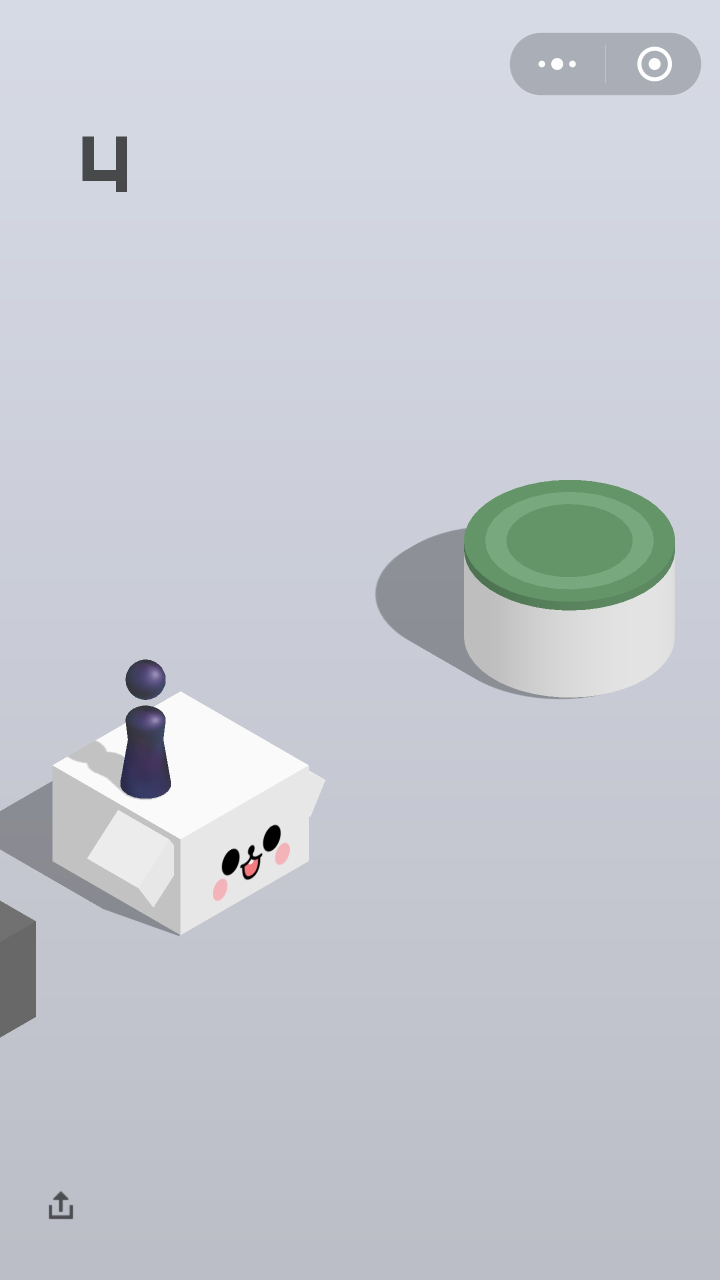
#> input picture test/img5.jpg, 1440 x 2560 px (shown at 1/2 size)
$ python detect_object_position.py
#> lines starting #> are read from the running program, lines starting #| are printed output that depends on the picture; after the words box and inside, x2 and y2 are one past the last pixel; in counts of white or black regions, pixels touching at a corner belong together; long printed decimals are rounded
import cv2
import numpy as np
def get_obj_position():
    fn = "../test/img5.jpg"
    src = cv2.imread(fn, 0)
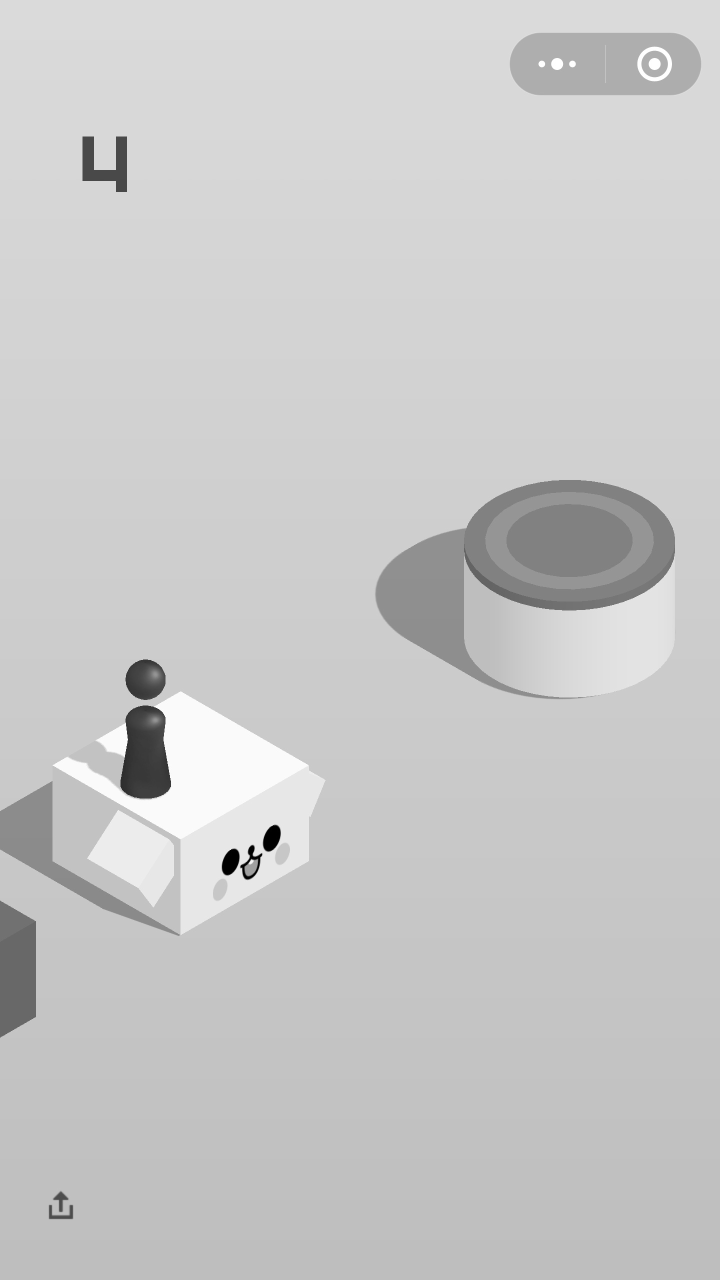
#> src: shape (2560, 1440) (shown at 1/2 size); min 0, max 255, mean 200.7
    r = 500.0 / src.shape[1]
#> r = 0.347
    dim = (500, int(src.shape[0] * r))
#> dim = (500, 888)
    img = cv2.resize(src, dim, interpolation=cv2.INTER_AREA)
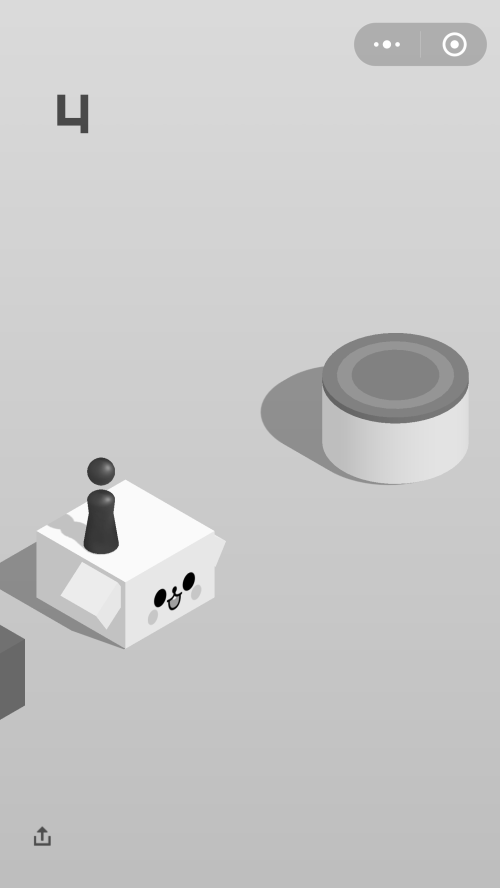
#> img: shape (888, 500); min 0, max 255, mean 200.7
    # img = cv2.cvtColor(src, cv2.COLOR_BGR2GRAY)
    # img = cv2.GaussianBlur(src,(3,3),0)
    cimg = src.copy() # numpy function

    circles = cv2.HoughCircles(img, cv2.HOUGH_GRADIENT, 1, 4, np.array([]), 100, 40, 0, 35)
#> circles = [[100.5, 471.5, 13.4]]
    point = None

    canny = cv2.Canny(img,50,100,apertureSize = 3)
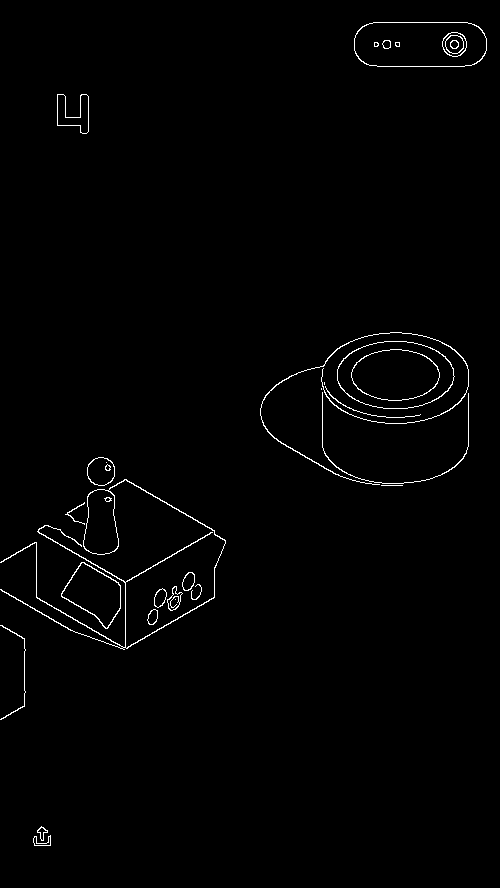
#> canny: shape (888, 500); 1.1% white in thin lines or dots
    if circles is not None: # Check if circles have been found and only then iterate over these and add them to the image
        a, b, c = circles.shape
#> a = 1; b = 1; c = 3
        for i in range(b):
            a = circles[0][i][0]
            b = circles[0][i][1]
            cv2.circle(canny, (a, b), circles[0][i][2], (255, 255, 255), 2, cv2.LINE_AA)
            cv2.circle(canny, (a ,int(b)+70), 3, (255, 255, 255), 1, cv2.LINE_AA)  # draw center of circle
            point =[circles[0][i][0], circles[0][i][1]-100]
#> this loop made 1 pass
#> (a, b, point) on pass 1: (100.5, 471.5, [100.5, 371.5])
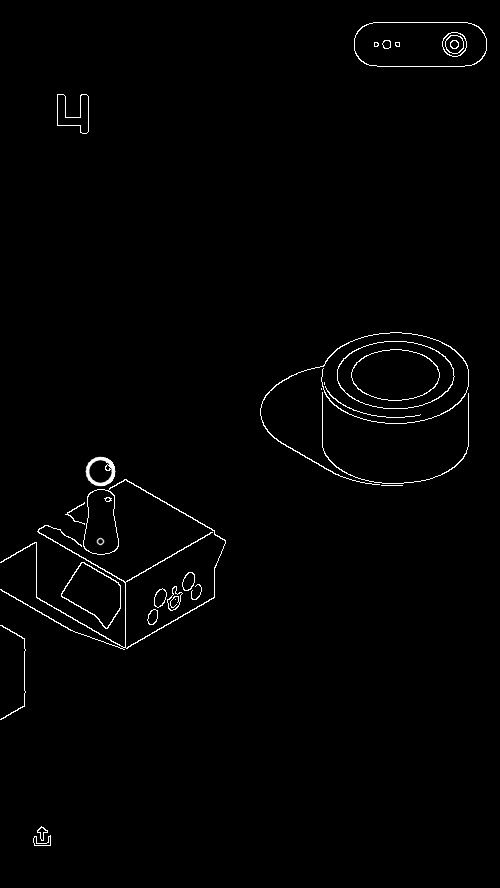
#> canny: shape (888, 500); 0.08% of pixels changed, all inside (x1, y1, x2, y2) = (85, 456, 116, 546)
    hof = cv2.HoughLines(canny,1,np.pi/180,90)
#> hof = [[624, 1.05], [499, 2.09], [566, 1.05], [22, 1.57], [564, 1.03], [352, 2.09]]
    line = hof[:,0,:]
#> line has the same summary as hof
    for r,theta in line[:]:
        print(r,theta)
        a = np.cos(theta)
        b = np.sin(theta)
        x0 = a * r
        y0 = b * r
        x1 = int(x0 + 1000 * (-b))
        y1 = int(y0 + 1000 * (a))
        x2 = int(x0 - 1000 * (-b))
        y2 = int(y0 - 1000 * (a))
        cv2.line(img, (x1, y1), (x2, y2), (255, 255, 255), 3)
        cv2.line(canny, (x1, y1), (x2, y2), (255, 255, 255), 3)
#> this loop made 6 passes
#> (r, theta, a, b, x0, y0, x1, y1) on passes 1 to 6: (624, 1.05, 0.5, 0.866, 312, 540.4, -554, 1040), (499, 2.09, -0.5, 0.866, -249.5, 432.1, -1115, -67), (566, 1.05, 0.5, 0.866, 283, 490.2, -583, 990), (22, 1.57, -4.37e-08, 1, -9.62e-07, 22, -1000, 21), (564, 1.03, 0.515, 0.857, 290.5, 483.4, -566, 998), (352, 2.09, -0.5, 0.866, -176, 304.8, -1042, -195)
#| 624.0 1.047
#| 499.0 2.094
#| 566.0 1.047
#| 22.0 1.571
#| 564.0 1.030
#| 352.0 2.094
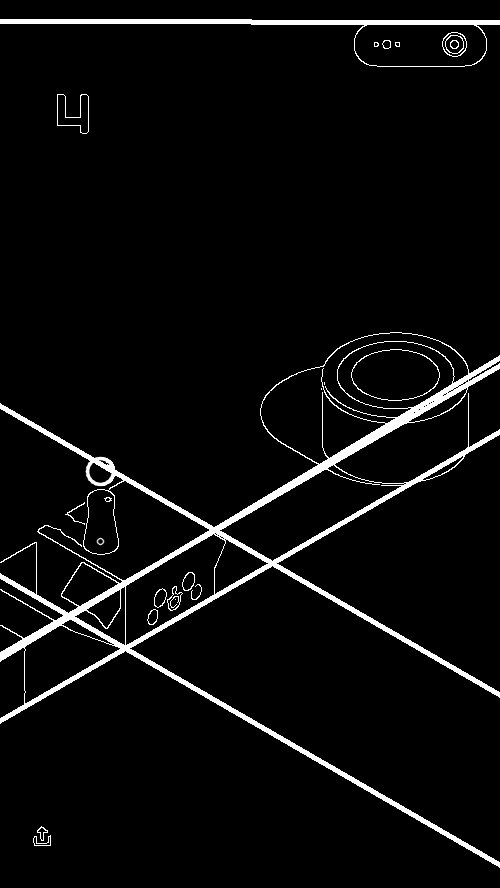
#> canny: shape (888, 500); 3.26% of pixels changed, all inside (x1, y1, x2, y2) = (0, 19, 500, 868)
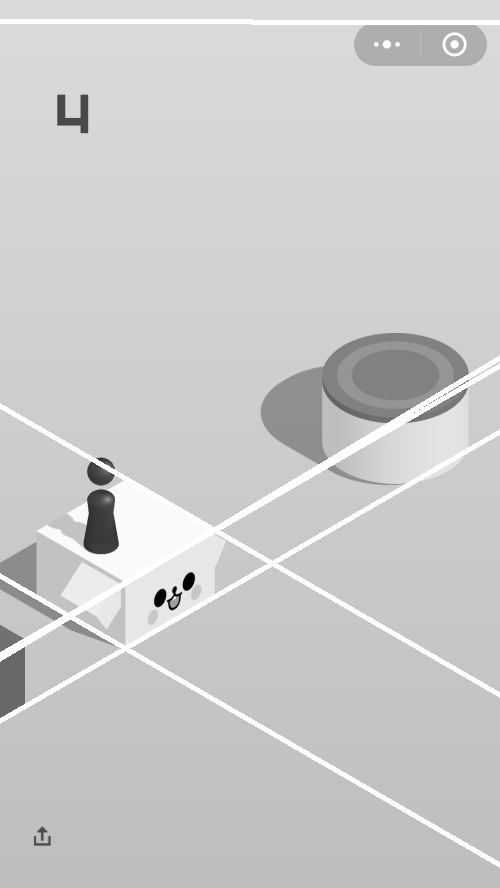
#> img: shape (888, 500); 3.47% of pixels changed, all inside (x1, y1, x2, y2) = (0, 19, 500, 868)
    cv2.imshow("a", canny)
    # cv2.imshow("b", img)
    print("INFO point0 is %s"%(point))
#| INFO point0 is [100.5, 371.5]
    cv2.waitKey(0)
    return point
if __name__=="__main__":
    get_obj_position()

$ run again, with test/img0.jpg copied over test/img5.jpg
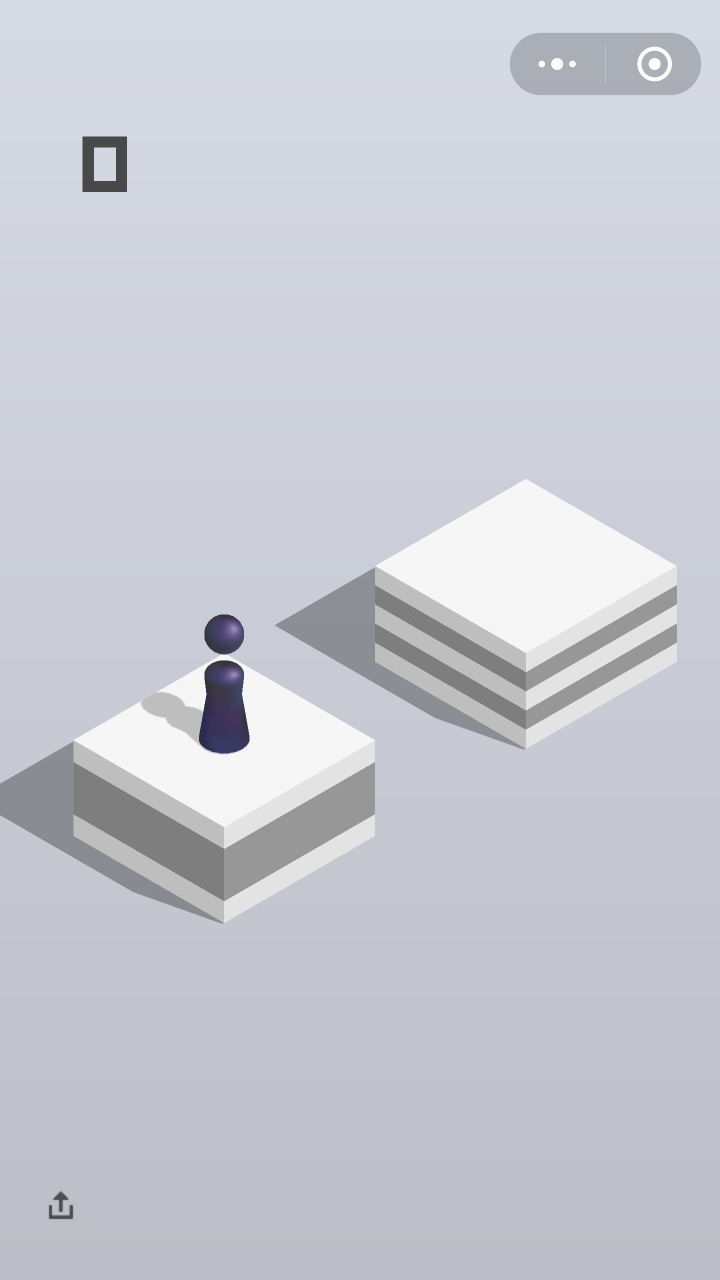
#> input picture test/img0.jpg, 1440 x 2560 px (shown at 1/2 size)
#> circles = [[155.5, 439.5, 14.1]]
#> the loop in get_obj_position, `for i in range(b):` made 1 pass
#> (a, b, point) on pass 1: (155.5, 439.5, [155.5, 339.5])
#> after the loop in get_obj_position, `for i in range(b):`:
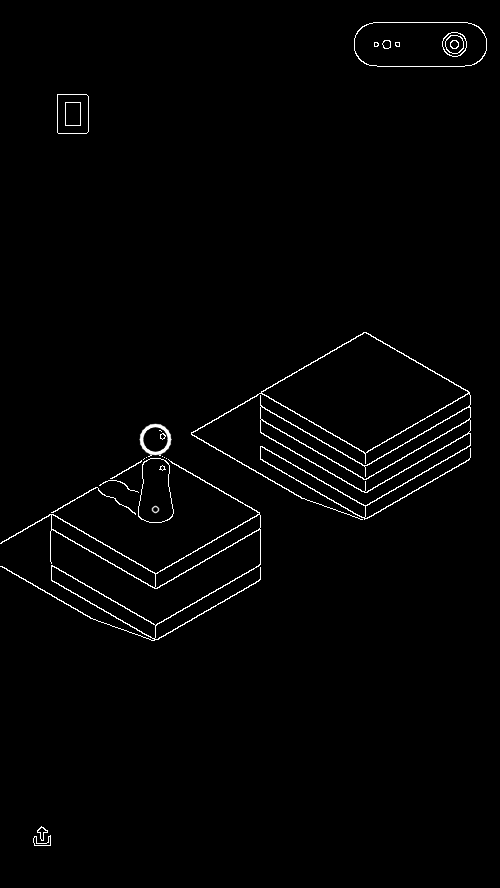
#> canny: shape (888, 500); min 0, max 255, mean 3.7
#> hof = 31 rows, first 8: [470, 1.05], [632, 1.05], [574, 1.05], [586, 1.05], [609, 1.05], [221, 2.09], [280, 2.09], [244, 2.09]
#> line = 31 pairs, first value 22 to 632, second value 0 to 2.11
#> the loop in get_obj_position, `for r,theta in line[:]:` made 31 passes
#> (r, theta, a, b, x0, y0, x1, y1) on passes 1 to 8: (470, 1.05, 0.5, 0.866, 235, 407, -631, 907), (632, 1.05, 0.5, 0.866, 316, 547.3, -550, 1047), (574, 1.05, 0.5, 0.866, 287, 497.1, -579, 997), (586, 1.05, 0.5, 0.866, 293, 507.5, -573, 1007), (609, 1.05, 0.5, 0.866, 304.5, 527.4, -561, 1027), (221, 2.09, -0.5, 0.866, -110.5, 191.4, -976, -308), (280, 2.09, -0.5, 0.866, -140, 242.5, -1006, -257), (244, 2.09, -0.5, 0.866, -122, 211.3, -988, -288)
#> (printed output is left out)
#> after the loop in get_obj_position, `for r,theta in line[:]:`:
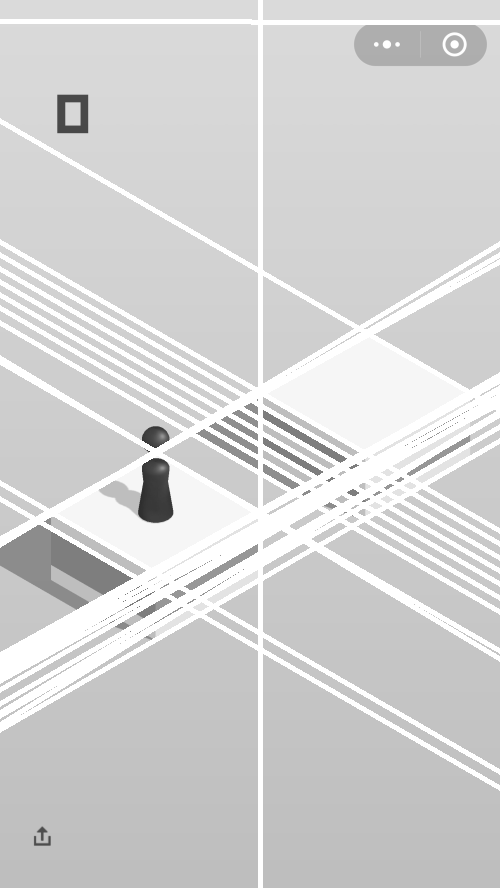
#> img: shape (888, 500); min 46, max 255, mean 211.3
#| INFO point0 is [155.5, 339.5]

$ run again, with test/img2.jpg copied over test/img5.jpg
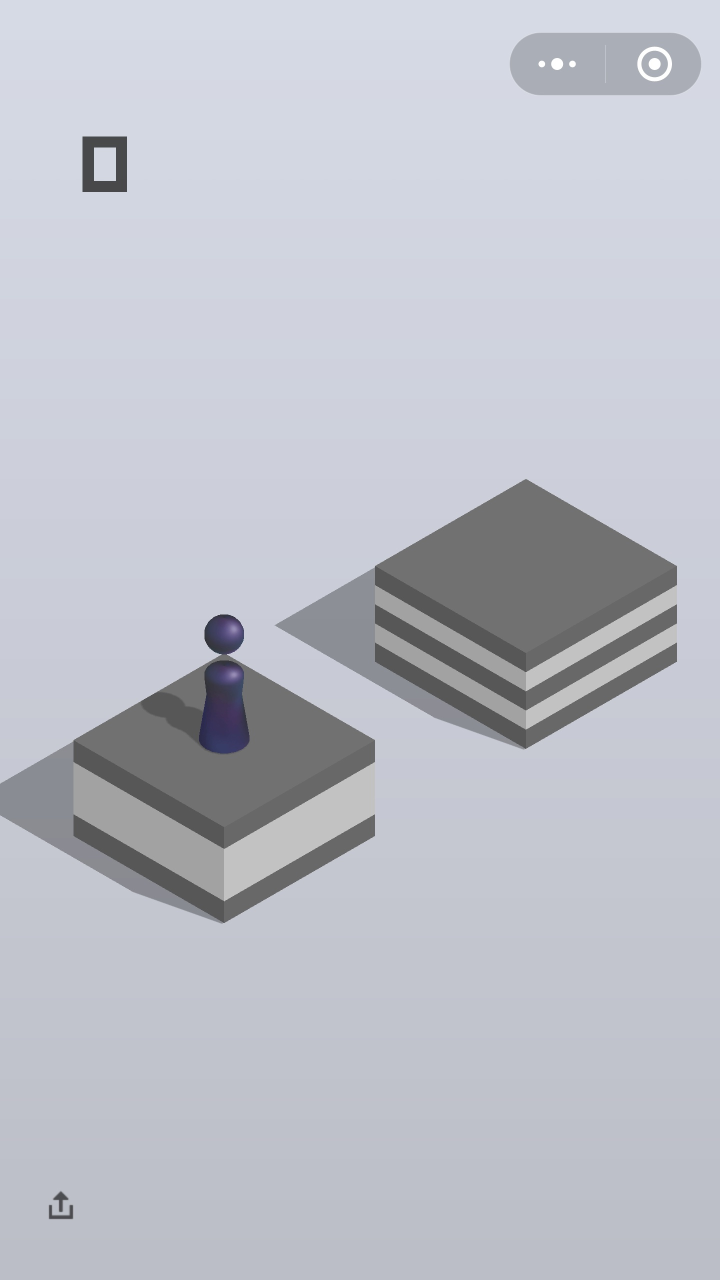
#> input picture test/img2.jpg, 1440 x 2560 px (shown at 1/2 size)
#> circles = [[155.5, 439.5, 14.2]]
#> the loop in get_obj_position, `for i in range(b):` made 1 pass
#> (a, b, point) on pass 1: (155.5, 439.5, [155.5, 339.5])
#> after the loop in get_obj_position, `for i in range(b):`:
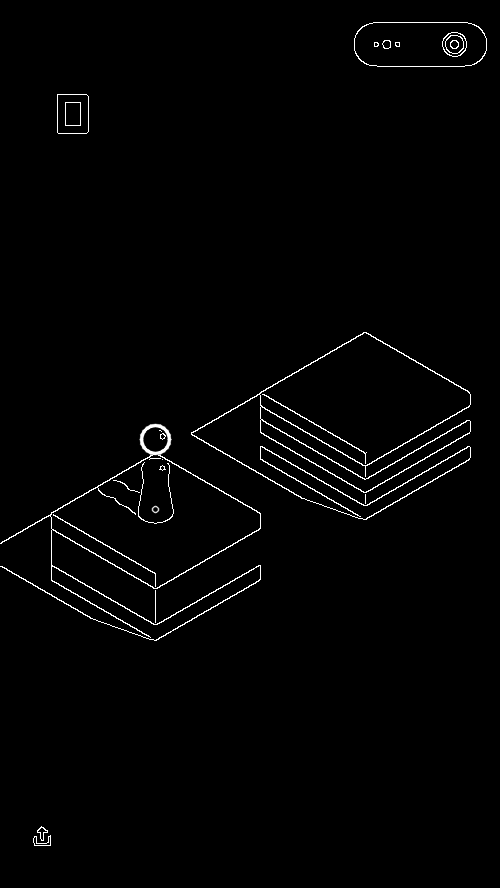
#> canny: shape (888, 500); min 0, max 255, mean 3.4
#> hof = 26 rows, first 8: [470, 1.05], [632, 1.05], [586, 1.05], [609, 1.05], [221, 2.09], [280, 2.09], [244, 2.09], [432, 2.09]
#> line = 26 pairs, first value 22 to 632, second value 1.03 to 2.11
#> the loop in get_obj_position, `for r,theta in line[:]:` made 26 passes
#> (r, theta, a, b, x0, y0, x1, y1) on passes 1 to 8: (470, 1.05, 0.5, 0.866, 235, 407, -631, 907), (632, 1.05, 0.5, 0.866, 316, 547.3, -550, 1047), (586, 1.05, 0.5, 0.866, 293, 507.5, -573, 1007), (609, 1.05, 0.5, 0.866, 304.5, 527.4, -561, 1027), (221, 2.09, -0.5, 0.866, -110.5, 191.4, -976, -308), (280, 2.09, -0.5, 0.866, -140, 242.5, -1006, -257), (244, 2.09, -0.5, 0.866, -122, 211.3, -988, -288), (432, 2.09, -0.5, 0.866, -216, 374.1, -1082, -125)
#> (printed output is left out)
#> after the loop in get_obj_position, `for r,theta in line[:]:`:
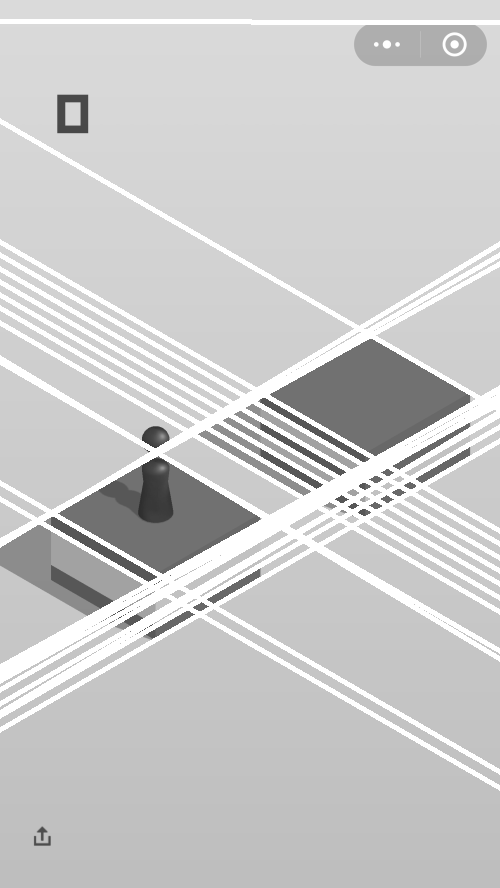
#> img: shape (888, 500); min 46, max 255, mean 202.5
#| INFO point0 is [155.5, 339.5]
